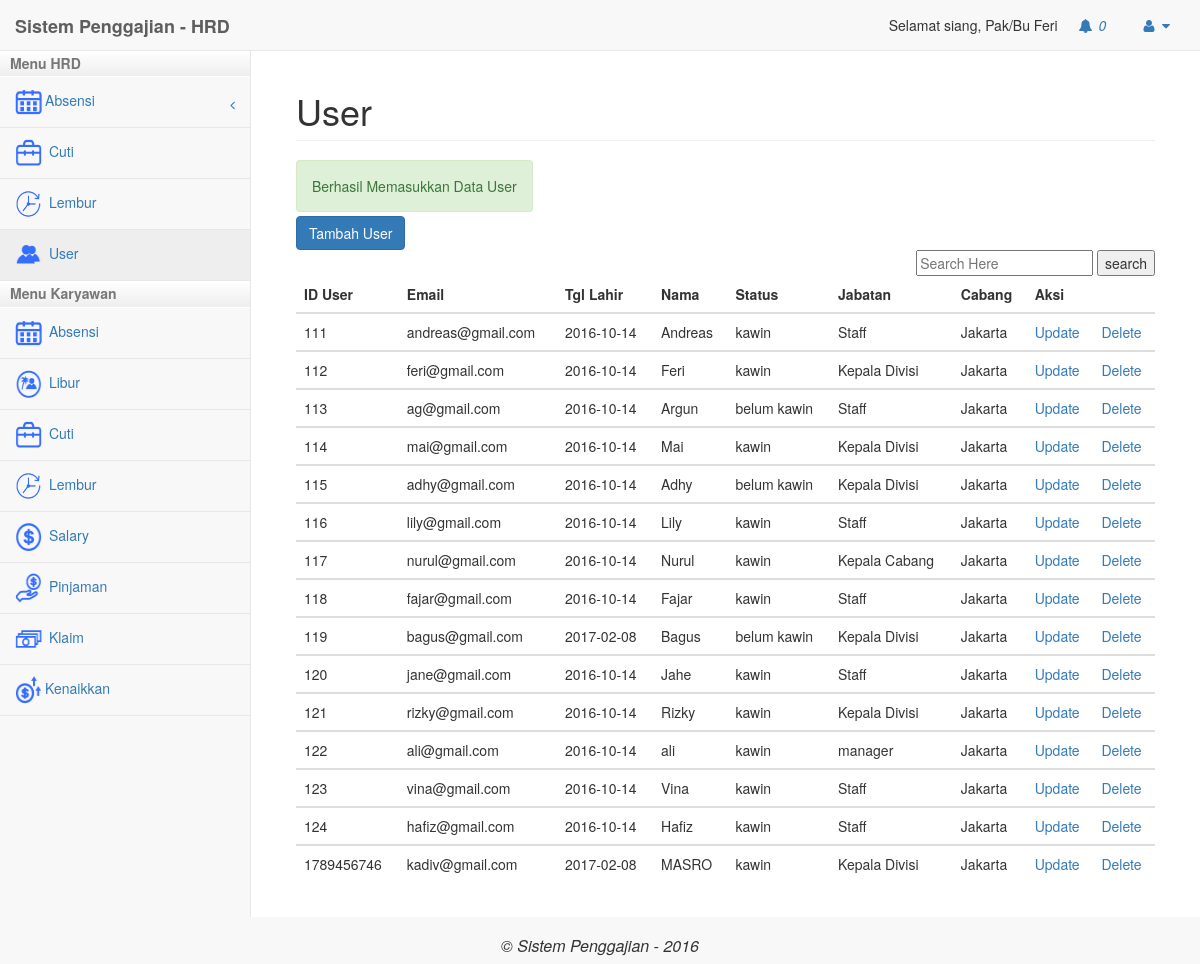
The page /hrd/index.php?modul=user (signed in) on the database its author committed.
### tables this page shows
CREATE TABLE `user` (
  `Id_User` int(11) NOT NULL,
  `Email` varchar(50) NOT NULL,
  `Password` varchar(30) NOT NULL,
  `Tgl_Lahir` date NOT NULL,
  `Nama` text NOT NULL,
  `status` varchar(20) NOT NULL,
  `Tgl_Join` date NOT NULL,
  `Jabatan` varchar(20) NOT NULL,
  `id_divisi` int(11) NOT NULL,
  `no_rekening` varchar(20) NOT NULL,
  `cabang` varchar(50) NOT NULL,
  `Level` int(11) NOT NULL,
  `gaji_pokok` int(11) NOT NULL,
  `tipe` varchar(50) NOT NULL,
  `tanggungan` int(3) NOT NULL
);

### hrd/mod_user/user.php (the view, shortened to what this page needs)
<?php
	if(isset($_GET['act'])){
		$act = $_GET['act'];
	}else{
		$act="";
	}
require_once("../config/koneksi.php");
	switch($act){
		default:?>
		<div>
	<span class="alert alert-success">Berhasil Memasukkan Data User</span>
</div>
<br/>
				<div class="table-responsive">
				<div>
						<form action="?modul=user&act=inputUser" method="POST">
							<input type="submit" value="Tambah User" class="btn btn-primary">
						</form>
					</div>
					<div style="float:right">
						<form action="?modul=user&search=" method="get">
							<input type="text" placeholder="Search Here">
							<input type="submit" value="search">
						</form>
					</div>
					<table class="table">
						<thead>
						<tr>
							<th>ID User</th>
							<th>Email</th>
							<th>Tgl Lahir</th>
							<th>Nama</th>
							<th>Status</th>
							<th>Jabatan</th>
                            <th>Cabang</th>
                            <th colspan="2">Aksi</th>
						</tr>
						</thead>
			<?php
							if(isset($_GET['search'])){
								$search = mysql_real_escape_string($_GET['search']);
								$query = "SELECT * FROM user WHERE Id_User = $search order by Id_User";
							}else{
								$query = "SELECT * FROM user order by Id_User";
							}
							$hasil = mysqli_query($k, $query);
							while ($data_user = mysqli_fetch_assoc($hasil)){
							?>
							<tbody>
								<tr>
									<td>
										<?php echo $data_user['Id_User']; ?>
									</td>
									<td>
										<?php echo $data_user['Email'];?>
									</td>
									<td>
										<?php echo $data_user['Tgl_Lahir'];?>
									</td>
									<td>
										<?php echo $data_user['Nama'];?>
									</td>
									<td>
										<?php echo $data_user['status'];?>
									</td>
                                     <td>
										<?php echo $data_user['Jabatan'];?>
									</td>
                                    <td>
										<?php echo $data_user['cabang'];?>
									</td>
                                    <td><a href="?modul=user&act=updateUser&id=<?php echo $data_user['Id_User']; ?>">Update</a></td>
                                     <td><a href="../controller/doDeleteUser.php?token=<?php echo $_SESSION['token']; ?>&id=<?php echo $data_user['Id_User']; ?>">Delete</a></td>
								</tr>
						<?php
							}
						?>
							</tbody>
					</table>
				</div>
	<?php
	break;
	}
?>

### hrd/index.php (shortened to what this page needs)
<?php
if(isset($_SESSION['login']) && $_SESSION['login'] == true){
	?>
	<?php
	require_once("../config/koneksi.php");
	$sql ="SELECT * FROM user WHERE Id_User=$_SESSION[id_karyawan]";
	$hasil2 = mysqli_query($k, $sql);
	$nama = mysqli_fetch_assoc($hasil2);
?>
<!DOCTYPE html>
<html lang="en">
<head>
    <link href="../libs/bower_components/bootstrap/dist/css/bootstrap.min.css" rel="stylesheet">
    <link href="../libs/bower_components/metisMenu/dist/metisMenu.min.css" rel="stylesheet">
    <link href="../libs/dist/css/sb-admin-2.css" rel="stylesheet">
    <link href="../libs/bower_components/font-awesome/css/font-awesome.min.css" rel="stylesheet" type="text/css">
	<?php
	$id_karyawan = $_SESSION['id_karyawan'];
		$sql_notifikasi1 = mysqli_query($k,"SELECT * FROM notifikasi WHERE level = '4' AND divisi = '2' AND isRead = 'n'");
		$sql_notifikasi2 = mysqli_query($k,"SELECT * FROM notifikasi WHERE id_penerima = '$id_karyawan' AND isRead = 'n'");
?>
</head>
<body>
    <div id="wrapper">
        <nav class="navbar navbar-default navbar-static-top" role="navigation" style="margin-bottom: 0">
            <div class="navbar-header">
                <a class="navbar-brand" href="index.php"><b>Sistem Penggajian - HRD</b></a>
            </div>
            <ul class="nav navbar-top-links navbar-right">
				<?php echo "Selamat siang, Pak/Bu ".$nama['Nama'];?>
                 <li class="dropdown" onclick="notif()">
                    <a class="dropdown-toggle" data-toggle="dropdown" href="#">
                        <i class="fa fa-bell fa-fw"></i>
							<i id="cekNotif"><?php echo mysqli_num_rows($sql_notifikasi1)+mysqli_num_rows($sql_notifikasi2); ?></i>
                    </a>
                </li>
                <li class="dropdown">
                    <a class="dropdown-toggle" data-toggle="dropdown" href="#">
                        <i class="fa fa-user fa-fw"></i>  <i class="fa fa-caret-down"></i>
                    </a>
                </li>
            </ul>
<div class="navbar-default sidebar" role="navigation">
                <div class="sidebar-nav navbar-collapse">
					<div id="accordion">
					<h2>Menu HRD</h2>
						<div class="isi">
						<ul class="nav in" id="side-menu">
							<li>
								<a href="#"><span class="icon-navigasi"><img src="../libs/images/icon-absensi.png" class=""/></span><span class="fa arrow" style="top:11px;position:relative;"></span>Absensi</a>
							</li>
							<li>
								<a href="?modul=cuti"><span class="icon-navigasi"><img src="../libs/images/icon-cuti.png" class=""/></span> Cuti</a>
							</li>
							<li>
								<a href="?modul=lembur"><span class="icon-navigasi"><img src="../libs/images/icon-lembur.png" class=""/></span> Lembur</a>
							</li>
							<li>
								<a href="?modul=user"><span class="icon-navigasi"><img src="../libs/images/icon-user.png" class=""/></span> User</a>
							</li>
						</ul>
						</div>
					<h2>Menu Karyawan</h2>
						<div class="isi">
							<ul class="nav" id="side-menu">
								<li>
									<a href="?modul=karyawanAbsensi"><span class="icon-navigasi"><img src="../libs/images/icon-absensi.png" class=""/></span> Absensi</a>
								</li>
								<li>
									<a href="?modul=karyawanLibur"><span class="icon-navigasi"><img src="../libs/images/icon-libur.png" class=""/></span> Libur</a>
								</li>
								<li>
									<a href="?modul=karyawanCuti"><span class="icon-navigasi"><img src="../libs/images/icon-cuti.png" class=""/></span> Cuti</a>
								</li>
								<li>
									<a href="?modul=karyawanLembur"><span class="icon-navigasi"><img src="../libs/images/icon-lembur.png" class=""/></span> Lembur</a>
								</li>
								<li>
									<a href="?modul=karyawanSalary"><span class="icon-navigasi"><img src="../libs/images/icon-salary.png" class=""/></span> Salary</a>
								</li>
								<li>
									<a href="?modul=karyawanPinjaman"><span class="icon-navigasi"><img src="../libs/images/icon-loan.png" class=""/></span> Pinjaman</a>
								</li>
								<li>
									<a href="?modul=karyawanKlaim"><span class="icon-navigasi"><img src="../libs/images/icon-klaim.png" class=""/></span> Klaim</a>
								</li>
								<li>
									<a href="?modul=karyawanKenaikkan"><span class="icon-navigasi"><img src="../libs/images/icon-kenaikkan.png" class=""/></span>Kenaikkan </a>
								</li>
							</ul>
						</div>
					</div>
                </div>
            </div>
        </nav>
	<?php
	if(isset($_GET['modul'])){
		$modul = $_GET['modul'];
	}else{
		$modul="";
	}
?>
        <div id="page-wrapper">
            <div class="container-fluid">
                <div class="row">
                     <div class="col-lg-12">
                        <h1 class="page-header"><?php
							if($modul != ""){
								if($modul == "kenaikkan"){
									$judul = "Kenaikkan Gaji";
								}elseif($modul == "pinjaman"){
									$judul = "Pinjaman";
								}elseif($modul == "absensi"){
									$judul = "Absensi";
								}elseif($modul == "libur"){
									$judul = "Libur";
								}elseif($modul == "cuti"){
									$judul = "Cuti";
								}elseif($modul == "lembur"){
									$judul = "Lembur";
								}elseif($modul == "salary"){
									$judul = "Salary";
								}elseif($modul == "klaim"){
									$judul = "Klaim";
								}elseif($modul == "user"){
									$judul = "User";
								}elseif($modul == "penilaian"){
									$judul = "Penilaian";
								}elseif($modul == "karyawanPinjaman"){
									$judul = "Pinjaman - Karyawan";
								}elseif($modul == "karyawanKenaikkan"){
									$judul = "Kenaikkan Gaji - Karyawan";
								}elseif($modul == "karyawanKlaim"){
									$judul = "Klaim - Karyawan";
								}elseif($modul == "karyawanCuti"){
									$judul = "Cuti - Karyawan";
								}elseif($modul == "karyawanSalary"){
									$judul = "Salary - Karyawan";
								}elseif($modul == "karyawanLembur"){
									$judul = "Lembur - Karyawan";
								}elseif($modul == "karyawanLibur"){
									$judul = "Libur - Karyawan";
								}elseif($modul == "karyawanAbsensi"){
									$judul = "Absensi - Karyawan";
								}elseif($modul == "uploadAbsensi"){
									$judul = "Upload File Absensi";
								}elseif($modul == "notifikasi"){
									$judul = "Notifikasi";
								}elseif($modul == "profile"){
									$judul = "User Profile";
								}
							}else{
								$judul = "Dashboard";
								$modul = "dashboard";
							}
							echo $judul;
						?></h1>
                    </div>
				</div>
					<div class="row">
						<div class="panel-body">
<?php
switch($modul){
	?>
<?php
	case "user" :
		include "mod_user/user.php";
	break;
}
?>
                       </div>
                    </div>
            </div>
        </div>
			</div>
		<div class="navbar-header" style="width:100%">
            <h1 style="font-size: 16px; text-align: center;"><i>&copy; Sistem Penggajian - 2016</i> </h1>
        </div>
</body>
</html>
<?php
}
else{
	header("Location:../index.php");
}
?>

### hrd/index.php (style rules this page uses)
#accordion h2 { cursor: pointer; font-size: 14px; background: -webkit-linear-gradient(bottom, #eee, #fff) !important; padding: 5px 10px; margin: 0; border-bottom: 1px solid #fff; font-weight:bold; color: #777; }
#accordion h2.aktif { background: -webkit-linear-gradient(bottom, #eee, #fff); }
.icon-navigasi img { width: 30px; height: 30px; padding-right:3px; }

### rows shown on the page
user: Nama "Feri", Id_User "112", Email "feri@gmail.com", Tgl_Lahir "2016-10-14", status "kawin", Jabatan "Kepala Divisi", cabang "Jakarta"
user: Id_User "111", Email "andreas@gmail.com", Tgl_Lahir "2016-10-14", Nama "Andreas", status "kawin", Jabatan "Staff", cabang "Jakarta"
user: Id_User "113", Email "ag@gmail.com", Tgl_Lahir "2016-10-14", Nama "Argun", status "belum kawin", Jabatan "Staff", cabang "Jakarta"
user: Id_User "114", Email "mai@gmail.com", Tgl_Lahir "2016-10-14", Nama "Mai", status "kawin", Jabatan "Kepala Divisi", cabang "Jakarta"
user: Id_User "115", Email "adhy@gmail.com", Tgl_Lahir "2016-10-14", Nama "Adhy", status "belum kawin", Jabatan "Kepala Divisi", cabang "Jakarta"
user: Id_User "116", Email "lily@gmail.com", Tgl_Lahir "2016-10-14", Nama "Lily", status "kawin", Jabatan "Staff", cabang "Jakarta"
user: Id_User "117", Email "nurul@gmail.com", Tgl_Lahir "2016-10-14", Nama "Nurul", status "kawin", Jabatan "Kepala Cabang", cabang "Jakarta"
user: Id_User "118", Email "fajar@gmail.com", Tgl_Lahir "2016-10-14", Nama "Fajar", status "kawin", Jabatan "Staff", cabang "Jakarta"
user: Id_User "119", Email "bagus@gmail.com", Tgl_Lahir "2017-02-08", Nama "Bagus", status "belum kawin", Jabatan "Kepala Divisi", cabang "Jakarta"
user: Id_User "120", Email "jane@gmail.com", Tgl_Lahir "2016-10-14", Nama "Jahe", status "kawin", Jabatan "Staff", cabang "Jakarta"
user: Id_User "121", Email "rizky@gmail.com", Tgl_Lahir "2016-10-14", Nama "Rizky", status "kawin", Jabatan "Kepala Divisi", cabang "Jakarta"
user: Id_User "122", Email "ali@gmail.com", Tgl_Lahir "2016-10-14", Nama "ali", status "kawin", Jabatan "manager", cabang "Jakarta"
user: Id_User "123", Email "vina@gmail.com", Tgl_Lahir "2016-10-14", Nama "Vina", status "kawin", Jabatan "Staff", cabang "Jakarta"
user: Id_User "124", Email "hafiz@gmail.com", Tgl_Lahir "2016-10-14", Nama "Hafiz", status "kawin", Jabatan "Staff", cabang "Jakarta"
user: Id_User "1789456746", Email "kadiv@gmail.com", Tgl_Lahir "2017-02-08", Nama "MASRO", status "kawin", Jabatan "Kepala Divisi", cabang "Jakarta"

### other values the page prints
mysqli_num_rows($sql_notifikasi1)+mysqli_num_rows($sql_notifikasi2) "0"
$judul "User"
